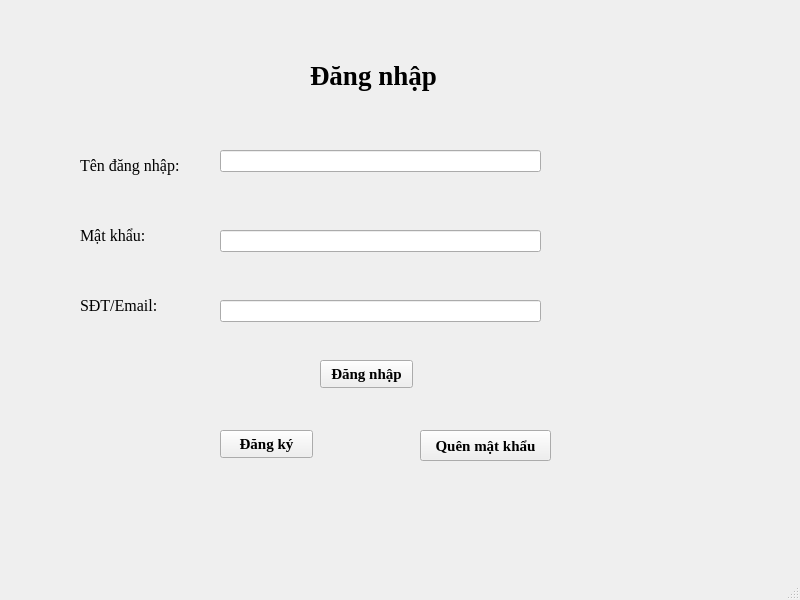
<?xml version="1.0" encoding="UTF-8"?>
<ui version="4.0">
 <class>MainWindow</class>
 <widget class="QMainWindow" name="MainWindow">
  <property name="geometry">
   <rect>
    <x>0</x>
    <y>0</y>
    <width>800</width>
    <height>600</height>
   </rect>
  </property>
  <property name="windowTitle">
   <string>MainWindow</string>
  </property>
  <widget class="QWidget" name="centralwidget">
   <widget class="QLabel" name="dang_nhap">
    <property name="geometry">
     <rect>
      <x>310</x>
      <y>40</y>
      <width>161</width>
      <height>71</height>
     </rect>
    </property>
    <property name="font">
     <font>
      <family>Times New Roman</family>
      <pointsize>20</pointsize>
      <weight>75</weight>
      <bold>true</bold>
     </font>
    </property>
    <property name="text">
     <string>Đăng nhập</string>
    </property>
   </widget>
   <widget class="QLabel" name="label">
    <property name="geometry">
     <rect>
      <x>80</x>
      <y>150</y>
      <width>121</width>
      <height>31</height>
     </rect>
    </property>
    <property name="font">
     <font>
      <family>Times New Roman</family>
      <pointsize>12</pointsize>
      <weight>50</weight>
      <bold>false</bold>
     </font>
    </property>
    <property name="text">
     <string>Tên đăng nhập:</string>
    </property>
   </widget>
   <widget class="QLineEdit" name="ten_dang_nhap">
    <property name="geometry">
     <rect>
      <x>220</x>
      <y>150</y>
      <width>321</width>
      <height>22</height>
     </rect>
    </property>
   </widget>
   <widget class="QLabel" name="label_2">
    <property name="geometry">
     <rect>
      <x>80</x>
      <y>220</y>
      <width>121</width>
      <height>31</height>
     </rect>
    </property>
    <property name="font">
     <font>
      <family>Times New Roman</family>
      <pointsize>12</pointsize>
      <weight>50</weight>
      <bold>false</bold>
     </font>
    </property>
    <property name="text">
     <string>Mật khẩu:</string>
    </property>
   </widget>
   <widget class="QLineEdit" name="mat_khau">
    <property name="geometry">
     <rect>
      <x>220</x>
      <y>230</y>
      <width>321</width>
      <height>22</height>
     </rect>
    </property>
   </widget>
   <widget class="QLabel" name="label_3">
    <property name="geometry">
     <rect>
      <x>80</x>
      <y>290</y>
      <width>121</width>
      <height>31</height>
     </rect>
    </property>
    <property name="font">
     <font>
      <family>Times New Roman</family>
      <pointsize>12</pointsize>
      <weight>50</weight>
      <bold>false</bold>
     </font>
    </property>
    <property name="text">
     <string>SĐT/Email:</string>
    </property>
   </widget>
   <widget class="QLineEdit" name="sdt_email">
    <property name="geometry">
     <rect>
      <x>220</x>
      <y>300</y>
      <width>321</width>
      <height>22</height>
     </rect>
    </property>
   </widget>
   <widget class="QPushButton" name="dang_nhap_2">
    <property name="geometry">
     <rect>
      <x>320</x>
      <y>360</y>
      <width>93</width>
      <height>28</height>
     </rect>
    </property>
    <property name="font">
     <font>
      <family>Times New Roman</family>
      <pointsize>11</pointsize>
      <weight>75</weight>
      <bold>true</bold>
     </font>
    </property>
    <property name="text">
     <string>Đăng nhập</string>
    </property>
   </widget>
   <widget class="QPushButton" name="dang_ky">
    <property name="geometry">
     <rect>
      <x>220</x>
      <y>430</y>
      <width>93</width>
      <height>28</height>
     </rect>
    </property>
    <property name="font">
     <font>
      <family>Times New Roman</family>
      <pointsize>11</pointsize>
      <weight>75</weight>
      <bold>true</bold>
     </font>
    </property>
    <property name="text">
     <string>Đăng ký</string>
    </property>
   </widget>
   <widget class="QPushButton" name="quen_mat_khau">
    <property name="geometry">
     <rect>
      <x>420</x>
      <y>430</y>
      <width>131</width>
      <height>31</height>
     </rect>
    </property>
    <property name="font">
     <font>
      <family>Times New Roman</family>
      <pointsize>11</pointsize>
      <weight>75</weight>
      <bold>true</bold>
     </font>
    </property>
    <property name="text">
     <string>Quên mật khẩu</string>
    </property>
   </widget>
  </widget>
  <widget class="QMenuBar" name="menubar">
   <property name="geometry">
    <rect>
     <x>0</x>
     <y>0</y>
     <width>800</width>
     <height>26</height>
    </rect>
   </property>
  </widget>
  <widget class="QStatusBar" name="statusbar"/>
 </widget>
 <resources/>
 <connections/>
</ui>
